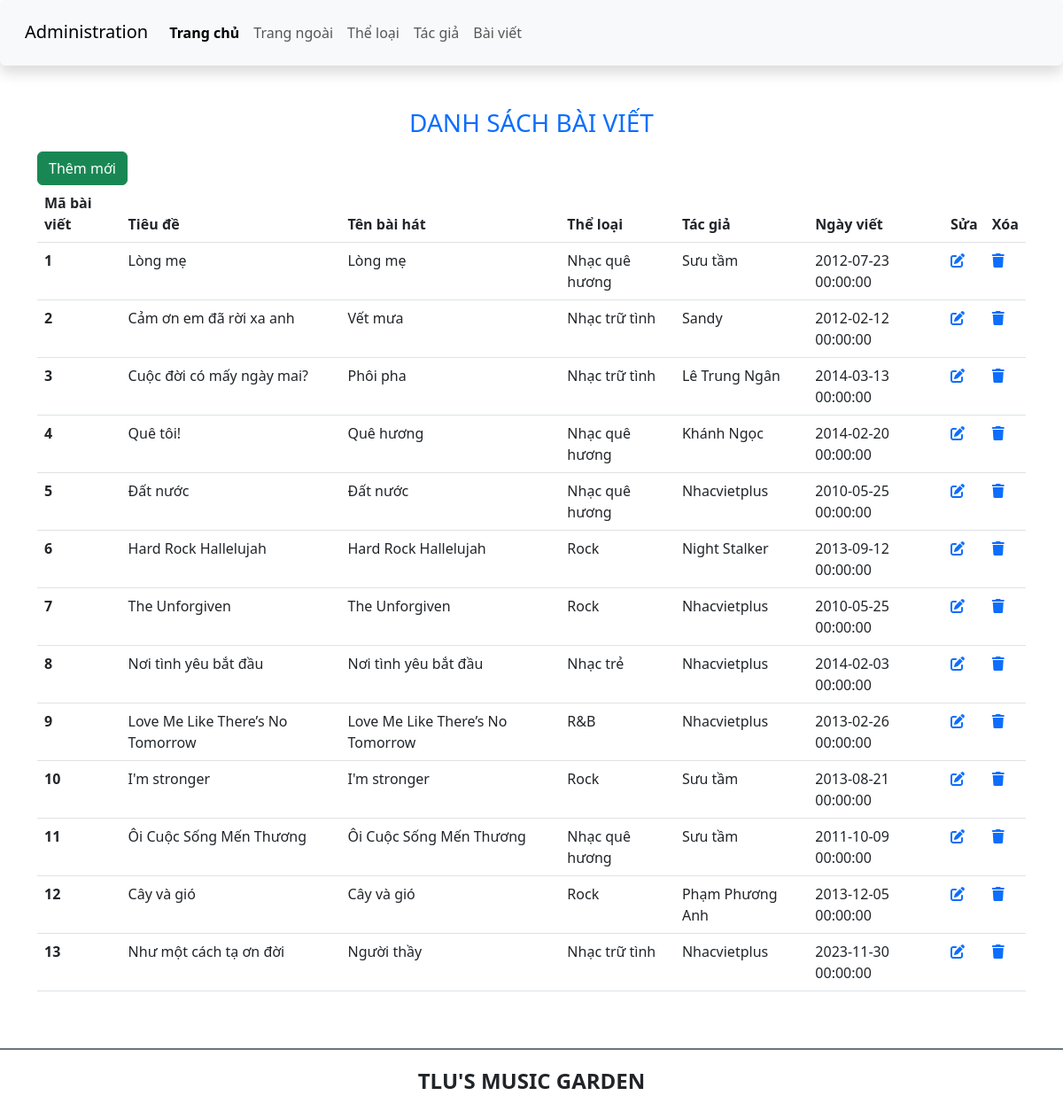
Page /admin/article/article.php on the committed database.
### tables this page shows
CREATE TABLE `baiviet` (
  `ma_bviet` int(11) NOT NULL,
  `tieude` varchar(200) NOT NULL,
  `ten_bhat` varchar(100) NOT NULL,
  `ma_tloai` int(11) NOT NULL,
  `tomtat` text NOT NULL,
  `noidung` text DEFAULT NULL,
  `ma_tgia` int(11) NOT NULL,
  `ngayviet` datetime NOT NULL,
  `hinhanh` varchar(200) DEFAULT NULL
);

CREATE TABLE `theloai` (
  `ma_tloai` int(11) NOT NULL,
  `ten_tloai` varchar(50) NOT NULL
);

CREATE TABLE `tacgia` (
  `ma_tgia` int(11) NOT NULL,
  `ten_tgia` varchar(100) NOT NULL,
  `hinh_tgia` varchar(100) DEFAULT NULL
);

### admin/article/article.php (the view, shortened to what this page needs)
<?php
    include '../layout/header.php';
    $sql = "select * from baiviet";
    if ($connect != null) {
        try {
            $statement = $connect->prepare($sql);
            $statement->execute();
            $articles = $statement->fetchAll();
        } catch (PDOException $e) {
            echo "Error: " . $e->getMessage();
            $connect = null;
        }
    }
?>
    <main class="container mt-5 mb-5">
         <h3 class="text-center text-uppercase mb-3 text-primary">Danh sách bài viết</h3>
        <div class="row">
            <div class="col-sm">
                <a href="add_article.php" class="btn btn-success">Thêm mới</a>
                <table class="table">
                    <thead>
                    <tr>
                        <th scope="col">Mã bài viết</th>
                        <th scope="col">Tiêu đề</th>
                        <th scope="col">Tên bài hát</th>
                        <th scope="col">Thể loại</th>
                        <th scope="col">Tác giả</th>
                        <th scope="col">Ngày viết</th>
                        <th>Sửa</th>
                        <th>Xóa</th>
                    </tr>
                    </thead>
                    <tbody>
                    <?php foreach ($articles as $article): ?>
                        <tr>
                            <th scope="row"><?php echo $article['ma_bviet']; ?></th>
                            <td>
                                <?php echo $article['tieude']; ?>
                            </td>
                            <td>
                                <?php echo $article['ten_bhat']; ?>
                            </td>
                            <td>
                                <?php
                                    $name = $article['ma_tloai'];
                                    $sql2 = 'select * from theloai where ma_tloai=?';
                                    $statement = $connect->prepare($sql2);
                                    $statement->execute([$name]);
                                    $type = $statement->fetch();
                                    echo $type['ten_tloai'];
                                ?>
                            </td>
                            <td>
                                <?php
                                    $au = $article['ma_tgia'];
                                    $sql2 = 'select * from tacgia where ma_tgia=?';
                                    $statement = $connect->prepare($sql2);
                                    $statement->execute([$au]);
                                    $aut = $statement->fetch();
                                    echo $aut['ten_tgia'];
                                ?>
                            </td>
                            <td>
                                <?php echo $article['ngayviet']; ?>
                            </td>
                            <td>
                                <a href="edit_article.php?id=<?php echo $article['ma_bviet']; ?>"><i class="fa-solid fa-pen-to-square"></i></a>
                            </td>
                            <td>
                                <a href="delete_article.php?id=<?php echo $article['ma_bviet']; ?>"><i class="fa-solid fa-trash"></i></a>
                            </td>
                        </tr>
                    <?php endforeach; ?>
                    </tbody>
                </table>
            </div>
        </div>
    </main>
<?php include '../layout/footer.php';?>

### admin/layout/header.php (shortened to what this page needs)
<!DOCTYPE html>
<html lang="en">
<head>
    <link href="https://cdn.jsdelivr.net/npm/bootstrap@5.3.0-alpha1/dist/css/bootstrap.min.css" rel="stylesheet">
    <link rel="stylesheet" href="https://cdnjs.cloudflare.com/ajax/libs/font-awesome/6.3.0/css/all.min.css" />
    <link rel="stylesheet" href="css/style_login.css">
</head>
<body>
<header>
    <nav class="navbar navbar-expand-lg bg-body-tertiary shadow p-3 bg-white rounded">
        <div class="container-fluid">
            <div class="h3">
                <a class="navbar-brand" href="/">Administration</a>
            </div>
            <div class="collapse navbar-collapse" id="navbarSupportedContent">
                <ul class="navbar-nav me-auto mb-2 mb-lg-0">
                    <li class="nav-item">
                        <a class="nav-link active fw-bold" aria-current="page" href="../">Trang chủ</a>
                    </li>
                    <li class="nav-item">
                        <a class="nav-link" href="../index.php">Trang ngoài</a>
                    </li>
                    <li class="nav-item">
                        <a class="nav-link" href="../admin/category/category.php">Thể loại</a>
                    </li>
                    <li class="nav-item">
                        <a class="nav-link" href="../author/author.php">Tác giả</a>
                    </li>
                    <li class="nav-item">
                        <a class="nav-link" href="../article/article.php">Bài viết</a>
                    </li>
                </ul>
            </div>
        </div>
    </nav>
</header>

### admin/layout/footer.php (shortened to what this page needs)
<footer class="bg-white d-flex justify-content-center align-items-center border-top border-secondary  border-2" style="height:80px">
    <h4 class="text-center text-uppercase fw-bold">TLU's music garden</h4>
</footer>
</body>
</html>

### rows in the picture
baiviet: ma_bviet "1", tieude "Lòng mẹ", ten_bhat "Lòng mẹ", ma_tloai.ten_tloai "Nhạc quê hương", ma_tgia.ten_tgia "Sưu tầm", ngayviet "2012-07-23 00:00:00"
baiviet: ma_bviet "2", tieude "Cảm ơn em đã rời xa anh", ten_bhat "Vết mưa", ma_tloai.ten_tloai "Nhạc trữ tình", ma_tgia.ten_tgia "Sandy", ngayviet "2012-02-12 00:00:00"
baiviet: ma_bviet "3", tieude "Cuộc đời có mấy ngày mai?", ten_bhat "Phôi pha", ma_tloai.ten_tloai "Nhạc trữ tình", ma_tgia.ten_tgia "Lê Trung Ngân", ngayviet "2014-03-13 00:00:00"
baiviet: ma_bviet "4", tieude "Quê tôi!", ten_bhat "Quê hương", ma_tloai.ten_tloai "Nhạc quê hương", ma_tgia.ten_tgia "Khánh Ngọc", ngayviet "2014-02-20 00:00:00"
baiviet: ma_bviet "5", tieude "Đất nước", ten_bhat "Đất nước", ma_tloai.ten_tloai "Nhạc quê hương", ma_tgia.ten_tgia "Nhacvietplus", ngayviet "2010-05-25 00:00:00"
baiviet: ma_bviet "6", tieude "Hard Rock Hallelujah", ten_bhat "Hard Rock Hallelujah", ma_tloai.ten_tloai "Rock", ma_tgia.ten_tgia "Night Stalker", ngayviet "2013-09-12 00:00:00"
baiviet: ma_bviet "7", tieude "The Unforgiven", ten_bhat "The Unforgiven", ma_tloai.ten_tloai "Rock", ma_tgia.ten_tgia "Nhacvietplus", ngayviet "2010-05-25 00:00:00"
baiviet: ma_bviet "8", tieude "Nơi tình yêu bắt đầu", ten_bhat "Nơi tình yêu bắt đầu", ma_tloai.ten_tloai "Nhạc trẻ", ma_tgia.ten_tgia "Nhacvietplus", ngayviet "2014-02-03 00:00:00"
baiviet: ma_bviet "9", tieude "Love Me Like There’s No Tomorrow", ten_bhat "Love Me Like There’s No Tomorrow", ma_tloai.ten_tloai "R&B", ma_tgia.ten_tgia "Nhacvietplus", ngayviet "2013-02-26 00:00:00"
baiviet: ma_bviet "10", tieude "I'm stronger", ten_bhat "I'm stronger", ma_tloai.ten_tloai "Rock", ma_tgia.ten_tgia "Sưu tầm", ngayviet "2013-08-21 00:00:00"
baiviet: ma_bviet "11", tieude "Ôi Cuộc Sống Mến Thương", ten_bhat "Ôi Cuộc Sống Mến Thương", ma_tloai.ten_tloai "Nhạc quê hương", ma_tgia.ten_tgia "Sưu tầm", ngayviet "2011-10-09 00:00:00"
baiviet: ma_bviet "12", tieude "Cây và gió", ten_bhat "Cây và gió", ma_tloai.ten_tloai "Rock", ma_tgia.ten_tgia "Phạm Phương Anh", ngayviet "2013-12-05 00:00:00"
baiviet: ma_bviet "13", tieude "Như một cách tạ ơn đời", ten_bhat "Người thầy", ma_tloai.ten_tloai "Nhạc trữ tình", ma_tgia.ten_tgia "Nhacvietplus", ngayviet "2023-11-30 00:00:00"
